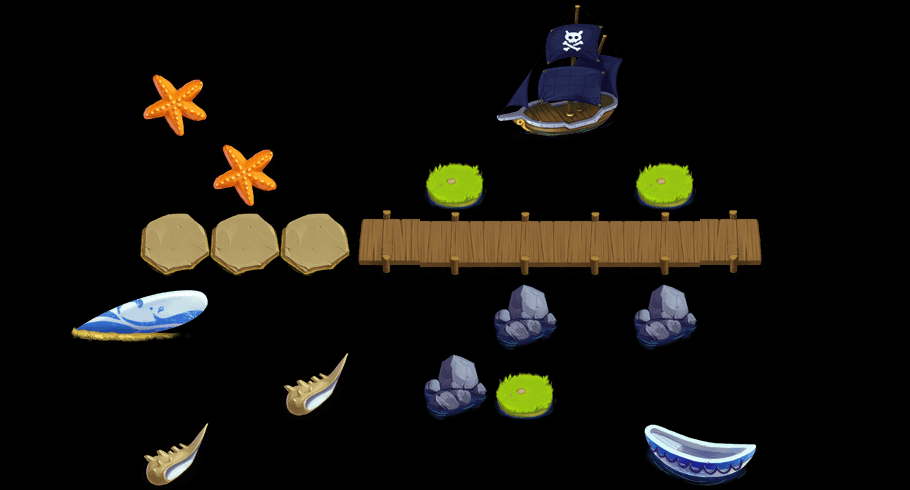

Tiled map render using the project's own tile images. Description and the map definition, with tile-layer contents summarised, below:
An orthogonal 13x7 tile map with 70x70 px tiles, 2 tile layers (content, things) and 46 objects (40x water, 3x waterTowerSeat, way1_0, way1_1, hero).

<map version="1.0" orientation="orthogonal" width="13" height="7" tilewidth="70" tileheight="70">
 <tileset firstgid="1" name="theme1Tiles" tilewidth="70" tileheight="70" spacing="2" margin="2">
  <image source="theme4Tiles.png" width="512" height="512" />
  <tile id="3">
   <properties>
    <property name="thingIdx" value="309" />
   </properties>
  </tile>
  <tile id="5">
   <properties>
    <property name="thingIdx" value="310" />
   </properties>
  </tile>
  <tile id="7">
   <properties>
    <property name="thingIdx" value="405" />
   </properties>
  </tile>
  <tile id="9">
   <properties>
    <property name="thingIdx" value="201" />
   </properties>
  </tile>
  <tile id="10">
   <properties>
    <property name="thingIdx" value="308" />
   </properties>
  </tile>
  <tile id="12">
   <properties>
    <property name="thingIdx" value="121" />
   </properties>
  </tile>
  <tile id="13">
   <properties>
    <property name="thingIdx" value="122" />
   </properties>
  </tile>
  <tile id="15">
   <properties>
    <property name="thingIdx" value="120" />
   </properties>
  </tile>
  <tile id="16">
   <properties>
    <property name="thingIdx" value="123" />
   </properties>
  </tile>
  <tile id="17">
   <properties>
    <property name="thingIdx" value="101" />
   </properties>
  </tile>
  <tile id="19">
   <properties>
    <property name="way" value="1" />
   </properties>
  </tile>
  <tile id="20">
   <properties>
    <property name="way" value="1" />
   </properties>
  </tile>
  <tile id="21">
   <properties>
    <property name="way" value="1" />
   </properties>
  </tile>
  <tile id="22">
   <properties>
    <property name="way" value="1" />
   </properties>
  </tile>
  <tile id="23">
   <properties>
    <property name="way" value="1" />
   </properties>
  </tile>
  <tile id="24">
   <properties>
    <property name="way" value="1" />
   </properties>
  </tile>
  <tile id="25">
   <properties>
    <property name="way" value="1" />
   </properties>
  </tile>
  <tile id="26">
   <properties>
    <property name="way" value="1" />
   </properties>
  </tile>
  <tile id="27">
   <properties>
    <property name="way" value="1" />
   </properties>
  </tile>
  <tile id="28">
   <properties>
    <property name="way" value="1" />
   </properties>
  </tile>
  <tile id="29">
   <properties>
    <property name="way" value="1" />
   </properties>
  </tile>
  <tile id="30">
   <properties>
    <property name="way" value="1" />
   </properties>
  </tile>
  <tile id="31">
   <properties>
    <property name="way" value="1" />
   </properties>
  </tile>
  <tile id="32">
   <properties>
    <property name="way" value="1" />
   </properties>
  </tile>
  <tile id="33">
   <properties>
    <property name="way" value="1" />
   </properties>
  </tile>
  <tile id="34">
   <properties>
    <property name="way" value="1" />
   </properties>
  </tile>
  <tile id="35">
   <properties>
    <property name="way" value="1" />
   </properties>
  </tile>
  <tile id="36">
   <properties>
    <property name="way" value="1" />
   </properties>
  </tile>
  <tile id="37">
   <properties>
    <property name="way" value="1" />
   </properties>
  </tile>
  <tile id="38">
   <properties>
    <property name="way" value="1" />
   </properties>
  </tile>
  <tile id="39">
   <properties>
    <property name="way" value="1" />
   </properties>
  </tile>
  <tile id="40">
   <properties>
    <property name="way" value="1" />
   </properties>
  </tile>
  <tile id="41">
   <properties>
    <property name="way" value="1" />
   </properties>
  </tile>
  <tile id="42">
   <properties>
    <property name="way" value="1" />
   </properties>
  </tile>
  <tile id="43">
   <properties>
    <property name="way" value="1" />
   </properties>
  </tile>
  <tile id="44">
   <properties>
    <property name="way" value="1" />
   </properties>
  </tile>
  <tile id="45">
   <properties>
    <property name="way" value="1" />
   </properties>
  </tile>
  <tile id="46">
   <properties>
    <property name="way" value="1" />
   </properties>
  </tile>
  <tile id="47">
   <properties>
    <property name="way" value="1" />
   </properties>
  </tile>
 </tileset>
 <layer name="content" width="13" height="7">
  <data>[91 cells, 9 non-empty, 3 distinct tile ids]</data>
 </layer>
 <layer name="things" width="13" height="7">
  <data>[91 cells, 18 non-empty, 12 distinct tile ids]</data>
 </layer>
 <objectgroup name="objs" width="13" height="7">
  <object name="way1_0" x="707" y="227" width="23" height="22" />
  <object name="waterTowerSeat" x="649" y="158" width="27" height="23" />
  <object name="water" x="378" y="29" width="24" height="22" />
  <object name="water" x="444" y="30" width="24" height="22" />
  <object name="water" x="513" y="29" width="24" height="22" />
  <object name="water" x="592" y="29" width="24" height="22" />
  <object name="water" x="655" y="33" width="24" height="22" />
  <object name="water" x="731" y="34" width="24" height="22" />
  <object name="water" x="794" y="32" width="24" height="22" />
  <object name="water" x="720" y="305" width="24" height="22" />
  <object name="water" x="791" y="307" width="24" height="22" />
  <object name="water" x="792" y="378" width="24" height="22" />
  <object name="water" x="796" y="447" width="24" height="22" />
  <object name="water" x="725" y="447" width="24" height="22" />
  <object name="water" x="653" y="448" width="24" height="22" />
  <object name="water" x="583" y="447" width="24" height="22" />
  <object name="water" x="442" y="447" width="24" height="22" />
  <object name="water" x="438" y="308" width="24" height="22" />
  <object name="water" x="373" y="311" width="24" height="22" />
  <object name="water" x="373" y="156" width="24" height="22" />
  <object name="water" x="374" y="107" width="24" height="22" />
  <object name="water" x="440" y="99" width="24" height="22" />
  <object name="water" x="515" y="94" width="24" height="22" />
  <object name="water" x="587" y="99" width="24" height="22" />
  <object name="water" x="663" y="100" width="24" height="22" />
  <object name="water" x="375" y="377" width="24" height="22" />
  <object name="water" x="442" y="378" width="24" height="22" />
  <object name="water" x="582" y="382" width="24" height="22" />
  <object name="water" x="652" y="378" width="24" height="22" />
  <object name="way1_1" x="163" y="228" width="23" height="24" />
  <object name="water" x="714" y="379" width="24" height="22" />
  <object name="water" x="581" y="305" width="24" height="22" />
  <object name="waterTowerSeat" x="440" y="159" width="27" height="23" />
  <object name="waterTowerSeat" x="511" y="372" width="27" height="23" />
  <object name="water" x="508" y="306" width="24" height="22" />
  <object name="water" x="649" y="309" width="24" height="22" />
  <object name="water" x="378" y="447" width="24" height="22" />
  <object name="water" x="515" y="443" width="24" height="22" />
  <object name="water" x="507" y="171" width="24" height="22" />
  <object name="water" x="585" y="167" width="24" height="22" />
  <object name="water" x="715" y="104" width="24" height="22" />
  <object name="water" x="791" y="96" width="24" height="22" />
  <object name="water" x="796" y="175" width="24" height="22" />
  <object name="water" x="709" y="161" width="24" height="22" />
  <object name="hero" x="301" y="228" width="26" height="21" />
  <object name="water" x="792" y="244" width="24" height="22" />
 </objectgroup>
</map>
